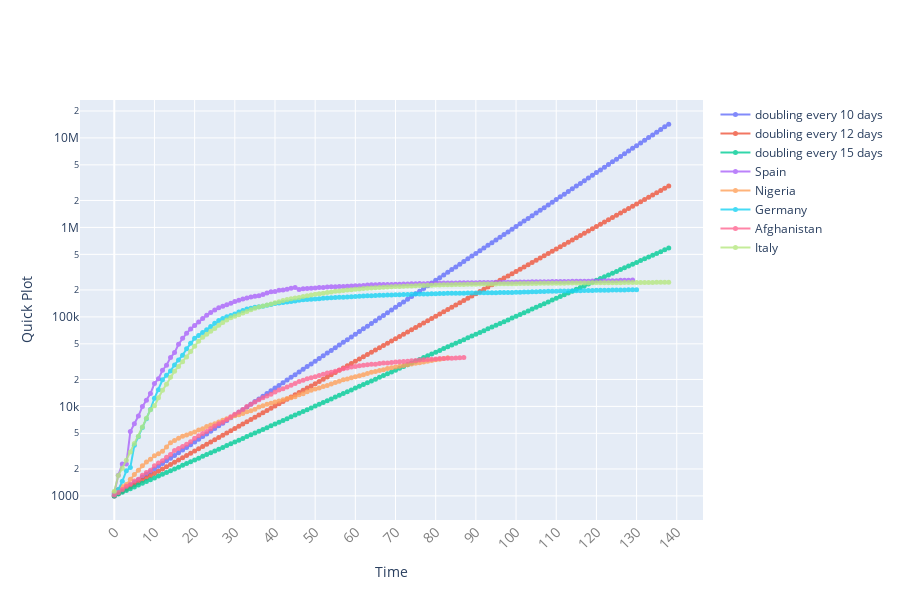

Notebook code for this chart:
### Code cell
# Plot Data with doubled series (which are essentially normalized slopes)
quick_plot(x_data, df_sync_with_slopes)

### Figure 1 — Plotly figure (JSON) as saved in the notebook; plotly's stock layout.template omitted (floating-point values rounded to 4 significant figures; data arrays with more than 128 entries replaced by an {"elided": "..."} marker saying what was removed)
{"data": [{"line": {"width": 2}, "marker": {"size": 5}, "mode": "markers+lines", "name": "doubling every 10 days", "opacity": 0.8, "type": "scatter", "x": {"elided": "139 int values"}, "y": {"elided": "139 float values"}}, {"line": {"width": 2}, "marker": {"size": 5}, "mode": "markers+lines", "name": "doubling every 12 days", "opacity": 0.8, "type": "scatter", "x": {"elided": "139 int values"}, "y": {"elided": "139 float values"}}, {"line": {"width": 2}, "marker": {"size": 5}, "mode": "markers+lines", "name": "doubling every 15 days", "opacity": 0.8, "type": "scatter", "x": {"elided": "139 int values"}, "y": {"elided": "139 float values"}}, {"line": {"width": 2}, "marker": {"size": 5}, "mode": "markers+lines", "name": "Spain", "opacity": 0.8, "type": "scatter", "x": {"elided": "139 int values"}, "y": {"elided": "139 int values"}}, {"line": {"width": 2}, "marker": {"size": 5}, "mode": "markers+lines", "name": "Nigeria", "opacity": 0.8, "type": "scatter", "x": {"elided": "139 int values"}, "y": {"elided": "139 int values"}}, {"line": {"width": 2}, "marker": {"size": 5}, "mode": "markers+lines", "name": "Germany", "opacity": 0.8, "type": "scatter", "x": {"elided": "139 int values"}, "y": {"elided": "139 int values"}}, {"line": {"width": 2}, "marker": {"size": 5}, "mode": "markers+lines", "name": "Afghanistan", "opacity": 0.8, "type": "scatter", "x": {"elided": "139 int values"}, "y": {"elided": "139 int values"}}, {"line": {"width": 2}, "marker": {"size": 5}, "mode": "markers+lines", "name": "Italy", "opacity": 0.8, "type": "scatter", "x": {"elided": "139 int values"}, "y": {"elided": "139 int values"}}], "layout": {"height": 600, "width": 900, "xaxis": {"nticks": 20, "tickangle": -45, "tickfont": {"color": "#7f7f7f", "size": 14}, "title": {"text": "Time"}}, "yaxis": {"title": {"text": "Quick Plot"}, "type": "log"}}}
